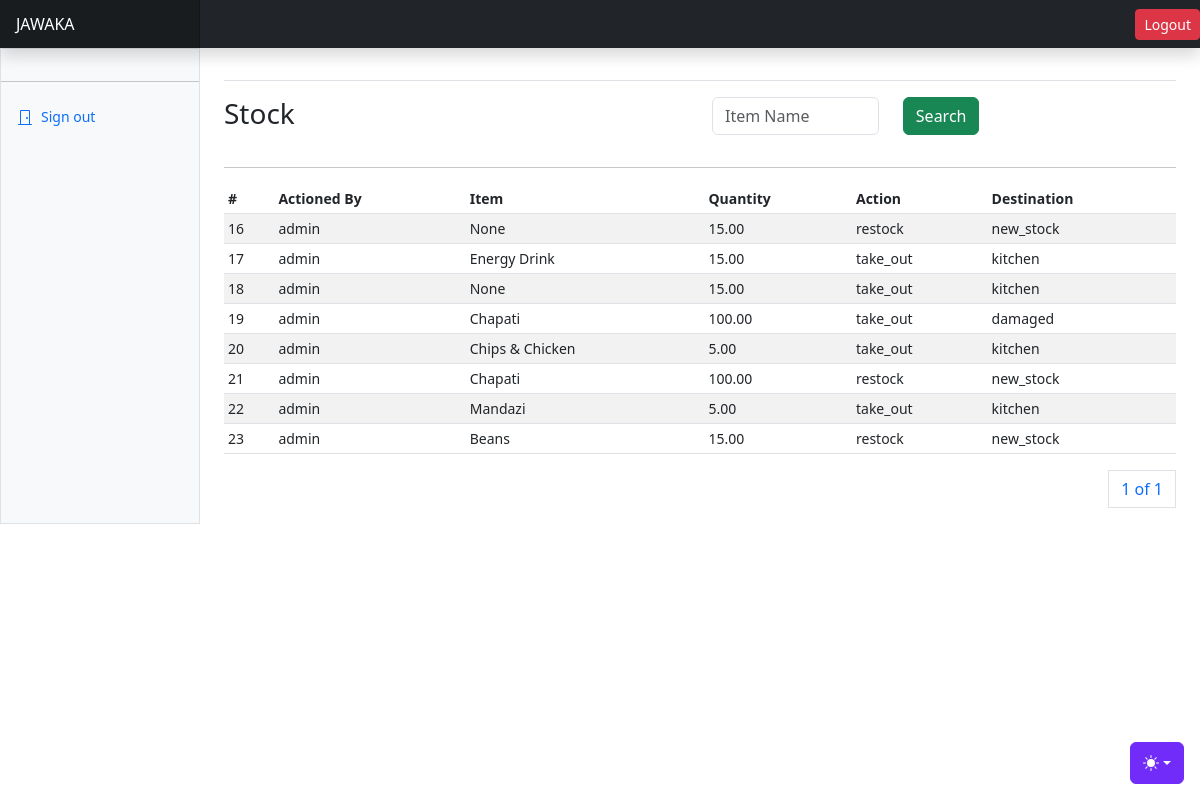
The page /inventory/inventory-logs/ on the database its author committed.
### apps/inventory/models.py (models this page shows, shortened)
class StockLog(AbstractBaseModel):
    actioned_by = models.ForeignKey("users.User", on_delete=models.SET_NULL, null=True)
    inventory = models.ForeignKey(Inventory, on_delete=models.SET_NULL, null=True)
    quantity = models.DecimalField(max_digits=10, decimal_places=2)
    action = models.CharField(max_length=255, null=True)
    destination = models.CharField(max_length=255, null=True)

class Inventory(AbstractBaseModel):
    supplier = models.ForeignKey(Supplier, on_delete=models.SET_NULL, null=True)
    name = models.CharField(max_length=255)
    unit_price = models.DecimalField(max_digits=10, decimal_places=2)
    selling_price = models.DecimalField(max_digits=10, decimal_places=2)
    unit = models.CharField(max_length=255, choices=UNIT_CHOICES)
    stock = models.DecimalField(max_digits=10, decimal_places=2, default=0)
    def __str__(self):
        return self.name

### apps/users/models.py (models this page shows, shortened)
class User(AbstractUser):
    role = models.CharField(choices=ROLE_CHOICES, max_length=32, null=True)
    phone_number = models.CharField(max_length=255, null=True)
    id_number = models.CharField(max_length=255, null=True)
    gender = models.CharField(max_length=255, null=True)
    def __str__(self):
        return self.username

### apps/inventory/views.py (the view)
# urls.py: path("inventory-logs/", stock_logs, name="inventory-logs"),
def stock_logs(request):
    stock_items = StockLog.objects.all()
    if request.method == "POST":
        name = request.POST.get("name")
        stock_items = StockLog.objects.filter(
            Q(inventory__name__icontains=name))
    paginator = Paginator(stock_items, 10)
    page_number = request.GET.get("page")
    page_obj = paginator.get_page(page_number)
    context = {
        "stock_items": stock_items,
        "page_obj": page_obj,
    }
    return render(request, "inventory/inventory_logs.html", context)

### templates/inventory/inventory_logs.html (shortened to what this page needs)
{% extends "base.html" %}
{% block content %}
<div class="row">
    <div class="col">
        <h3>Stock</h3>
    </div>
    <div class="col">
      <form method="POST">
        <div class="input-group mb-3">
          <div class="row">
            <div class="col">
              <input type="text" class="form-control" name="name" id="name" placeholder="Item Name">
            </div>
            <div class="col">
              <button class="btn btn-success">Search</button>
            </div>
          </div>
        </div>
      </form>
    </div>
</div>
<hr/>
      <div class="table-responsive small">
        <table class="table table-striped table-sm">
          <thead>
            <tr>
              <th scope="col">#</th>
              <th scope="col">Actioned By</th>
              <th scope="col">Item</th>
              <th scope="col">Quantity</th>
              <th scope="col">Action</th>
              <th scope="col">Destination</th>
            </tr>
          </thead>
          <tbody>
            {% for stock in page_obj %}
            <tr>
              <td>{{stock.id}}</td>
              <td>{{stock.actioned_by}}</td>
              <td>{{stock.inventory}}</td>
              <td>{{stock.quantity}}</td>
              <td>{{stock.action}}</td>
              <td>{{stock.destination}}</td>
            </tr>
            {% endfor %}
          </tbody>
        </table>
        <div>
          <nav aria-label="Page navigation example">
            <ul class="pagination justify-content-end">
              <a class="page-link" href="#">{{ page_obj.number }} of {{ page_obj.paginator.num_pages }}</a>
            </ul>
          </nav>
        </div>
      </div>
{% endblock content %}

### rows shown on the page
StockLog: id "16", actioned_by "admin", inventory "None", quantity "15.00", action "restock", destination "new_stock"
StockLog: id "17", actioned_by "admin", inventory "Energy Drink", quantity "15.00", action "take_out", destination "kitchen"
StockLog: id "18", actioned_by "admin", inventory "None", quantity "15.00", action "take_out", destination "kitchen"
StockLog: id "19", actioned_by "admin", inventory "Chapati", quantity "100.00", action "take_out", destination "damaged"
StockLog: id "20", actioned_by "admin", inventory "Chips & Chicken", quantity "5.00", action "take_out", destination "kitchen"
StockLog: id "21", actioned_by "admin", inventory "Chapati", quantity "100.00", action "restock", destination "new_stock"
StockLog: id "22", actioned_by "admin", inventory "Mandazi", quantity "5.00", action "take_out", destination "kitchen"
StockLog: id "23", actioned_by "admin", inventory "Beans", quantity "15.00", action "restock", destination "new_stock"

### other values the page prints
{{ page_obj.number }} "1"
{{ page_obj.paginator.num_pages }} "1"
